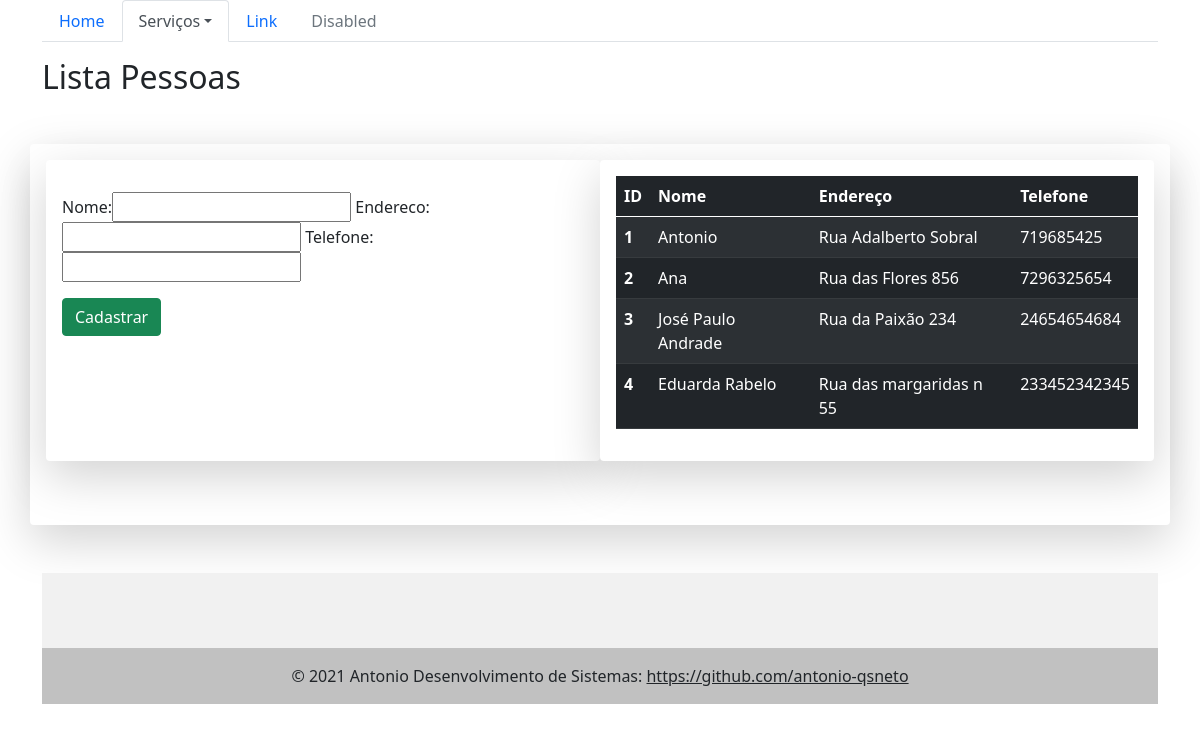
The page /pessoas/ on the database as committed earlier.
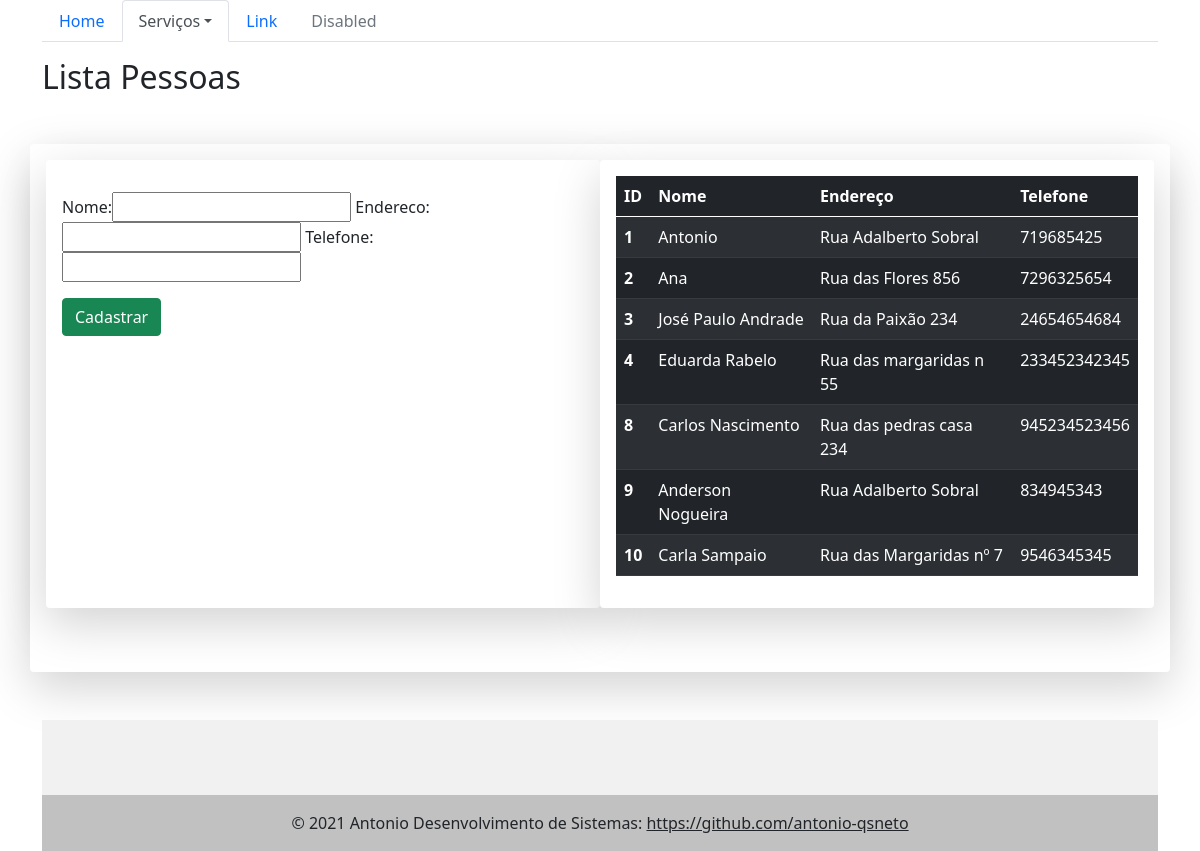
The same page on the database as committed later.
### core/models.py (models this page shows)
class Pessoa(models.Model):
    nome = models.CharField(max_length=100)
    endereco = models.CharField(max_length=100)
    telefone = models.CharField(max_length=20)
    def __str__(self):
        return self.nome
    """def __str__(self):
        return "{}".format(self.nome)"""

### core/views.py (the view)
# urls.py: url(r"^pessoas/$", lista_pessoas, name="core_lista_pessoas"),
def lista_pessoas(request):
    pessoas = Pessoa.objects.all()
    form = PessoaForm()
    return render(request, 'core/lista_pessoas.html', {'pessoas': pessoas, 'form': form})

### core/form.py
class PessoaForm(ModelForm):
    class Meta:
        model = Pessoa
        fields = '__all__'

### core/templates/core/lista_pessoas.html (shortened to what this page needs)
{% extends "base.html" %}
{% load bootstrap %}
{% block menu %}
<ul class="nav nav-tabs">
  <li class="nav-item">
    <a class="nav-link" href="{% url "core_home" %}"> Home </a>
  </li>
  <li class="nav-item dropdown">
    <a
      class="nav-link dropdown-toggle active"
      data-toggle="dropdown"
      href="#"
      role="button"
      aria-haspopup="true"
      aria-expanded="false">Serviços</a>
  </li>
  <li class="nav-item">
    <a class="nav-link" href="#">Link</a>
  </li>
  <li class="nav-item">
    <a class="nav-link disabled" href="#">Disabled</a>
  </li>
</ul>
{% endblock menu %}
{% block main %}
<div class="row">
  <div class="col-12">
    <h2 class="mb-5 mt-3">Lista Pessoas</h2>
  </div>
</div>
<div class="row shadow-lg p-3 mb-5 bg-white rounded">
  <div class="col-sm-6 shadow-lg p-3 mb-5 bg-white rounded">
    <form class="mt-3" action="{% url 'core_pessoas_novo' %}" method="POST">
      {% csrf_token %} {{ form|bootstrap_horizontal }}
      <div class="mt-3"><button class="btn btn-success" type="submit">Cadastrar</button></div>
    </form>
  </div>
  <div class="col-sm-6 shadow-lg p-3 mb-5 bg-white rounded">
<table class="table table-striped table-dark">
  <thead>
    <tr>
      <th scope="col">ID</th>
      <th scope="col">Nome</th>
      <th scope="col">Endereço</th>
      <th scope="col">Telefone</th>
    </tr>
  </thead>
<tbody>
    {% for pessoa in pessoas %}
    <tr>
      <th scope="row">{{ pessoa.id }}</th>
      <td> {{ pessoa.nome }} </td>
      <td>{{ pessoa.endereco }}</td>
      <td>{{ pessoa.telefone }}</td>
      </tr>
      {% endfor %}
  </tbody>
</table>
</div>
</div>
{% endblock main %}

Rows that differ between the two databases and show on the page:
added Pessoa: id "8", nome "Carlos Nascimento", endereco "Rua das pedras casa 234", telefone "945234523456"
added Pessoa: id "9", nome "Anderson Nogueira", endereco "Rua Adalberto Sobral", telefone "834945343"
added Pessoa: id "10", nome "Carla Sampaio", endereco "Rua das Margaridas nº 7", telefone "9546345345"
